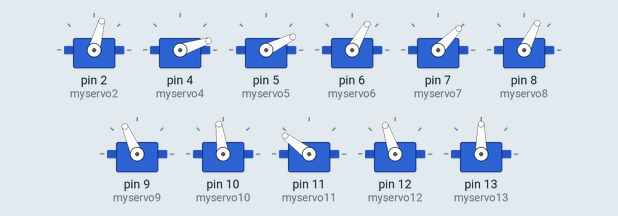
Simulated run of this sketch. Board: Arduino Uno, built with avr-gcc and run on an emulated ATmega328P. On the bench: 11 × servo. Random numbers use the default seed unless the sketch sets one.

Above: at 0.1 s.
At 5.6 s:
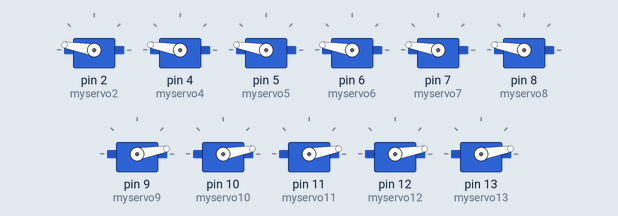
At 36.6 s:
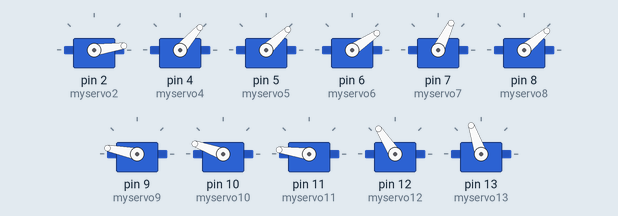
At 37.1 s:
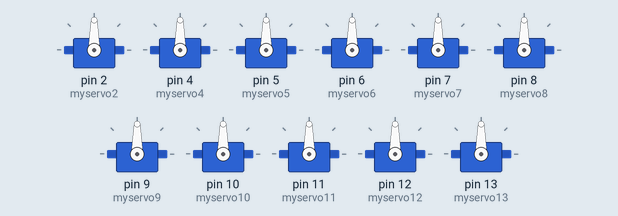
Timing chart, 0 to 38.6 s (numbered marks = the images above):
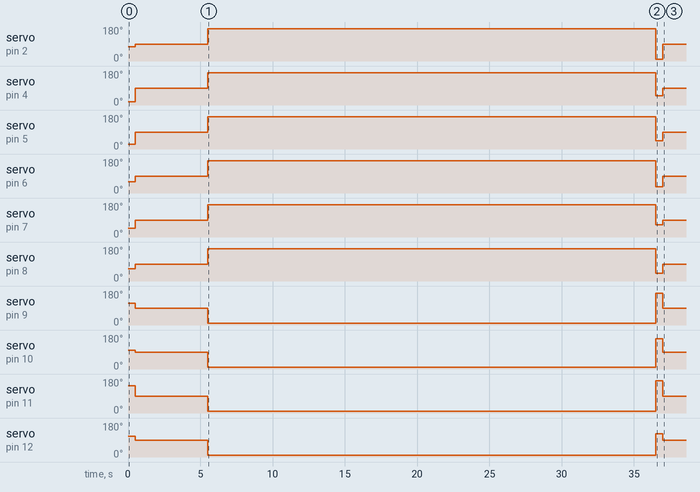

The sketch:

servo360.ino
```cpp
//random oreintation
//speed they can go at
//gait transition
//tubing
//0-180
#include <Servo.h>

Servo myservo2;
//Servo myservo3;
Servo myservo4;
Servo myservo5;
Servo myservo6;
Servo myservo7;
Servo myservo8;
Servo myservo9;
Servo myservo10;
Servo myservo11;
Servo myservo12;
Servo myservo13;
int intPW2;
int intPW4;
int intPW5;
int intPW6;
int intPW7;
int intPW8;
int intPW9;
int intPW10;
int intPW11;
int intPW12;
int intPW13;
int gaitSpeedCC = 170;
int gaitSpeedC  = 10;
int stopPW    = 90;

void setup() {
  // put your setup code here, to run once:
Serial.begin(9600);

myservo2.attach(2);
//myservo3.attach(3);
myservo4.attach(4);
myservo5.attach(5);
myservo6.attach(6);
myservo7.attach(7);
myservo8.attach(8);
myservo9.attach(9);
myservo10.attach(10);
myservo11.attach(11);
myservo12.attach(12);
myservo13.attach(13);

}

void loop() {
  intPW2  = random(0,89); //clockwise
//  intPW3  = random(0,89); //clockwise
  intPW4  = random(0,89); //clockwise
  intPW5  = random(0,89); //clockwise
  intPW6  = random(0,89); //clockwise
  intPW7  = random(0,89); //counterclockwise
  intPW8  = random(0,89); //counterclockwise
  intPW9  = random(90,180); //counterclockwise
  intPW10 = random(90,180); //counterclockwise
  intPW11 = random(90,180); //counterclockwise
  intPW12 = random(90,180); //counterclockwise
  intPW13 = random(90,180); //counterclockwise

  myservo2.write(intPW2);
  myservo4.write(intPW4);
  myservo5.write(intPW5);
  myservo6.write(intPW6);
  myservo7.write(intPW7);
  myservo8.write(intPW8);
  myservo9.write(intPW9);
  myservo10.write(intPW10);
  myservo11.write(intPW11);
  myservo12.write(intPW12);
  myservo13.write(intPW13);
  delay(500); // random speed for 500ms
  //Serial.println(dt);
  //Serial.println(intSpeed);
  myservo2.write(stopPW);
//  myservo3.write(stopPW);
  myservo4.write(stopPW);
  myservo5.write(stopPW);
  myservo6.write(stopPW);
  myservo7.write(stopPW);
  myservo8.write(stopPW);
  myservo9.write(stopPW);
  myservo10.write(stopPW);
  myservo11.write(stopPW);
  myservo12.write(stopPW);
  myservo13.write(stopPW);
  delay(5000);// stop for 5000ms
  myservo2.write(gaitSpeedCC); //counterclockwise
  myservo4.write(gaitSpeedCC); //counterclockwise
  myservo5.write(gaitSpeedCC);
  myservo6.write(gaitSpeedCC); //counterclockwise
  myservo7.write(gaitSpeedCC);
  myservo8.write(gaitSpeedCC); //clockwise
  myservo9.write(gaitSpeedC);
  myservo10.write(gaitSpeedC); //clockwise
  myservo11.write(gaitSpeedC);
  myservo12.write(gaitSpeedC); //clockwise
  myservo13.write(gaitSpeedC);
  delay(31000); //spin for 20000ms
  }
```

Measured:
- by itself, servo on pin 2 (myservo2): 75° → 90° at 0.50 s, → 170° 5.0 s later, → 8° 31.0 s later, → 90° 0.50 s later
- by itself, servo on pin 4 (myservo4): 18° → 90° at 0.50 s, → 170° 5.0 s later, → 49° 31.0 s later, → 90° 0.50 s later
- by itself, servo on pin 5 (myservo5): 26° → 90° at 0.50 s, → 170° 5.0 s later, → 43° 31.0 s later, → 90° 0.50 s later
- by itself, servo on pin 6 (myservo6): 60° → 90° at 0.50 s, → 170° 5.0 s later, → 34° 31.0 s later, → 90° 0.50 s later
- by itself, servo on pin 7 (myservo7): 46° → 90° at 0.50 s, → 170° 5.0 s later, → 64° 31.0 s later, → 90° 0.50 s later
- by itself, servo on pin 8 (myservo8): 64° → 90° at 0.50 s, → 170° 5.0 s later, → 40° 31.0 s later, → 90° 0.50 s later
- by itself, servo on pin 9 (myservo9): 114° → 90° at 0.50 s, → 10° 5.0 s later, → 169° 31.0 s later, → 90° 0.50 s later
- by itself, servo on pin 10 (myservo10): 98° → 90° at 0.50 s, → 10° 5.0 s later, → 160° 31.0 s later, → 90° 0.50 s later
